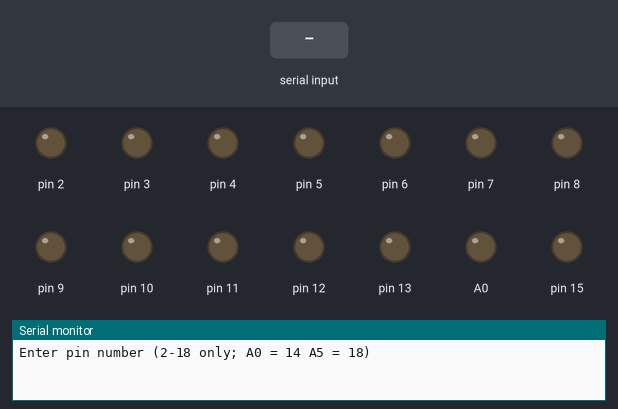
Bench run of a sketch on a simulated Arduino Nano, built with avr-gcc and run on an emulated ATmega328P. On the bench: output pins drawn as LEDs (lit = HIGH), the last lines printed to the serial monitor. Inputs (shaded band) come from the test bench.

Above: at 1.2 s.
1.3 s: "5\n" received over Serial
At 1.8 s:
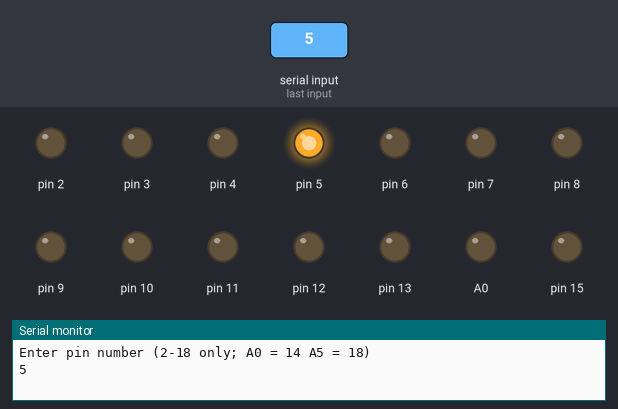
Timing chart, 0 to 4.3 s (numbered marks = the images above; inputs shaded):
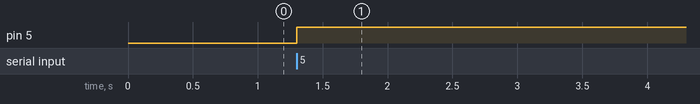

The sketch:

delete_me.ino
```cpp
String inputString = "";         // a string to hold incoming data
boolean stringComplete = false;  // whether the string is complete

void setup()
{
  for (int i = 2; i < 14; i++)
    pinMode(i, OUTPUT);
  for (int i = A0; i < A6; i++)
    pinMode(i, OUTPUT);
  Serial.begin(9600);
  while (!Serial) {
    ; // wait for serial port to connect. Needed for native USB port only
  }  inputString.reserve(200);
  Serial.println("Enter pin number (2-18 only; A0 = 14 A5 = 18)");
  //Serial.print("A0: ");  Serial.print(A0);  Serial.print(" A5: ");  Serial.println(A5);
}

void loop()
{
  int num;
  while (Serial.available() > 0)
  {
    int inChar = Serial.read();
    if (isDigit(inChar))
      inputString += (char)inChar;
    if (inChar == '\n')
    {
      Serial.println(inputString);
      num = inputString.toInt();
      digitalWrite(num, (digitalRead(num) ? LOW : HIGH));
      inputString = "";
    }
  }
}

#if 0
for (int i = 2; i < 14; i++)
{
  digitalWrite(i, HIGH);
  delay(500);
}
for (int i = A0; i < A6; i++)
{
  digitalWrite(i, HIGH);
  delay(500);
}
#endif
```

Measured:
- after the input at 1.3 s, pin 5: LOW → HIGH at once
